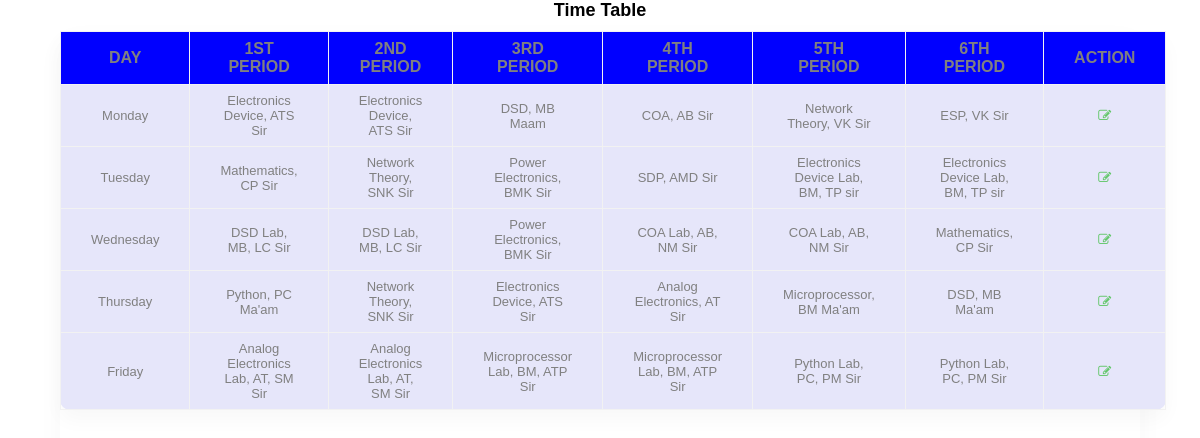
The page /display1.php on the database its author committed.
### tables this page shows
CREATE TABLE `table2` (
  `sl_no` int(11) NOT NULL,
  `day` varchar(50) NOT NULL,
  `p1` varchar(50) NOT NULL,
  `p2` varchar(50) NOT NULL,
  `p3` varchar(50) NOT NULL,
  `p4` varchar(50) NOT NULL,
  `p5` varchar(50) NOT NULL,
  `p6` varchar(50) NOT NULL
);

### display1.php (the view, shortened to what this page needs)
<!DOCTYPE html>
<html lang="en">
<head>
    <title</title>
    <link rel="stylesheet" href="css/mystyle.css">
    <link rel="stylesheet" href="css/font-awesome.min.css">
</head>
<body>
    <div class="main-div">
        <h1>Time Table</h1>
        <div class="center-div">
            <div class="table-responsive">
                <table>
                    <thead>
                        <tr>
                            <th bgcolor="blue"><strong>Day</strong></th>
                            <th bgcolor="blue"><strong>1st Period</strong></th>
                            <th bgcolor="blue"><strong>2nd Period</strong></th>
                            <th bgcolor="blue"><strong>3rd Period</strong></th>
                            <th bgcolor="blue"><strong>4th Period</strong></th>
                            <th bgcolor="blue"><strong>5th Period</strong></th>
                            <th bgcolor="blue"><strong>6th Period</strong></th>
                            <th bgcolor="blue"><strong>Action</strong></th>
                        </tr>
                    </thead>
                    <tbody>
                    <?php
                        $querry="select * from table2 ";
                        $connection = mysqli_connect("localhost","root","","timetable");
                        $query= mysqli_query($connection,$querry);
                        while($res=mysqli_fetch_array($query)){
                           ?>
                            <tr>
                            <td><?php echo $res['day']; ?></td>
                            <td><?php echo $res['p1']; ?></td>
                            <td><?php echo $res['p2']; ?></td>
                            <td><?php echo $res['p3']; ?></td>
                            <td><?php echo $res['p4']; ?></td>
                            <td><?php echo $res['p5']; ?></td>
                            <td><?php echo $res['p6']; ?></td>
                            <td><a href="update1.php?sl_no=<?php echo $res['sl_no'];?>" data-toggle="tooltip" data-placement="bottom" title="Edit"><i class="fa fa-edit" aria-hidden="true"></i> </a></td>
                        </tr>
                        <?php
                        }
                    ?>
                    </tbody>
                </table>
            </div>
        </div>
</div>
</body>
</html>

### css/mystyle.css (style rules this page uses)
* { margin: 0; padding: 0; box-sizing: border-box; font-family: sans-serif; }
.main-div { width: 100%; height: 100vh; display: flex; flex-direction: column; align-items: center; }
.center-div { width: 90%; height: 80vh; background: -webkit-gradient(left, #5dade2, #00c6ff); box-shadow: 0 10px 28px 0 rgba(0, 0, 0, 0.03); border-radius: 10px; }
h1 { font-size: 18px; color: #000; text-align: center; margin-bottom: 10px; }
table { border-collapse: collapse; background-color: lavender; box-shadow: 0 10px 20px 0 rgba(0, 0, 0, 0.03); border-radius: 10px; margin: auto; }
th, td { border: 1px solid #f2f2f2; padding: 8px 30px; text-align: center; color: gray; }
th { text-transform: uppercase; font-weight: 500; }
td { font-size: 13px; }
.fa { font-size: 18px; }
.fa-edit { color: #63c76a; }
a { text-decoration: none; display: flex; justify-content: center; text-align: center; }

### rows shown on the page
table2: day "Monday", p1 "Electronics Device, ATS Sir", p2 "Electronics Device, ATS Sir", p3 "DSD, MB Maam", p4 "COA, AB Sir", p5 "Network Theory, VK Sir", p6 "ESP, VK Sir"
table2: day "Tuesday", p1 "Mathematics, CP Sir", p2 "Network Theory, SNK Sir", p3 "Power Electronics, BMK Sir", p4 "SDP, AMD Sir", p5 "Electronics Device Lab, BM, TP sir", p6 "Electronics Device Lab, BM, TP sir"
table2: day "Wednesday", p1 "DSD Lab, MB, LC Sir", p2 "DSD Lab, MB, LC Sir", p3 "Power Electronics, BMK Sir", p4 "COA Lab, AB, NM Sir", p5 "COA Lab, AB, NM Sir", p6 "Mathematics, CP Sir"
table2: day "Thursday", p1 "Python, PC Ma'am", p2 "Network Theory, SNK Sir", p3 "Electronics Device, ATS Sir", p4 "Analog Electronics, AT Sir", p5 "Microprocessor, BM Ma'am", p6 "DSD, MB Ma'am"
table2: day "Friday", p1 "Analog Electronics Lab, AT, SM Sir", p2 "Analog Electronics Lab, AT, SM Sir", p3 "Microprocessor Lab, BM, ATP Sir", p4 "Microprocessor Lab, BM, ATP Sir", p5 "Python Lab, PC, PM Sir", p6 "Python Lab, PC, PM Sir"
